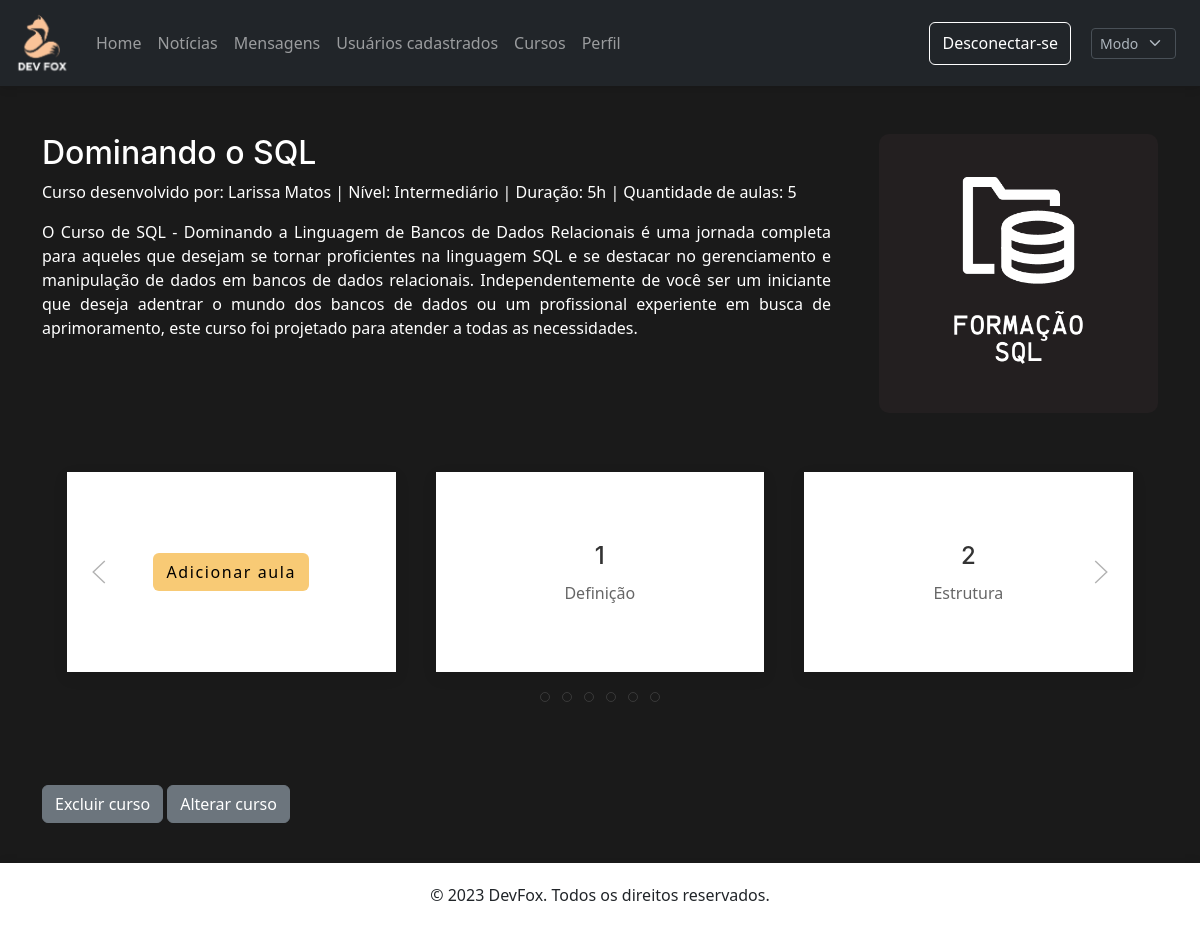
The app's page /admin/curso.php?id=7 (signed in) with its own data.
### tables this page shows
CREATE TABLE `modo` (
  `fundo` varchar(20) NOT NULL,
  `tema` varchar(20) NOT NULL,
  `imagem` varchar(50) NOT NULL,
  `botao` varchar(20) NOT NULL,
  `fonte` varchar(20) NOT NULL
);

CREATE TABLE `curso` (
  `idCurso` int(11) NOT NULL,
  `tituloCurso` varchar(200) NOT NULL,
  `profCurso` varchar(200) NOT NULL,
  `imgCurso` varchar(1000) NOT NULL,
  `nivelCurso` varchar(50) NOT NULL,
  `duracaoCurso` varchar(20) NOT NULL,
  `descricaoCurso` varchar(2000) NOT NULL,
  `numAulasCurso` int(11) NOT NULL
);

CREATE TABLE `aula` (
  `idAula` int(11) NOT NULL,
  `tituloAula` varchar(200) NOT NULL,
  `imgAula` varchar(1000) NOT NULL,
  `videoAula` varchar(2000) NOT NULL,
  `textoAula` varchar(10000) NOT NULL,
  `idCurso` int(11) NOT NULL
);

### modo.php (called while the page is built)
<?php
        include('../conexao.php');
        $consulta = $connection->query('SELECT tema, imagem FROM modo');
        while ($linha = $consulta->fetch()) {
            $tema = $linha['tema'];
            $imagem = $linha['imagem'];
        }
?>

### admin/curso.php (the view, shortened to what this page needs)
<!DOCTYPE html>
<html lang="en">
<head>
    <?php
        include("../links.php");
    ?>
    <?php
        include('../modo.php');
    ?>
    <?php
        $id = $_GET['id'];
        $consulta2 = $connection->query("SELECT tituloCurso, profCurso, imgCurso, nivelCurso, duracaoCurso, descricaoCurso, numAulasCurso FROM curso WHERE idCurso = $id");
        while ($linha = $consulta2->fetch()) {
            $titulo = $linha['tituloCurso'];
            $professor = $linha['profCurso'];
            $img = $linha['imgCurso'];
            $nivel = $linha['nivelCurso'];
            $duracao = $linha['duracaoCurso'];
            $descricao = $linha['descricaoCurso'];
            $numAulas = $linha['numAulasCurso'];
        }
    ?>
    <?php
        $consulta3 = $connection->query("SELECT idAula, tituloAula FROM aula WHERE idCurso = $id");
    ?>
    <link rel="stylesheet" href="../css/admin.php">
    <link rel="stylesheet" href="../css/card.css">
</head>
<body>
    <?php
        include("./header.php");
    ?>
    <div class="container mt-5">
        <div class="clearfix">
            <img src="<?=$img?>" class="col-md-3 float-md-end mb-5 ms-md-5" style="border-radius: 10px">
            <h2 class="curso-title"><?=$titulo?></h2>
            <p class="curso-text">Curso desenvolvido por: <?=$professor?> | Nível: <?=$nivel?> | Duração: <?=$duracao?> | Quantidade de aulas: <?=$numAulas?></p>
            <div class="curso-text" style="text-align: justify"><?=$descricao?></div>
        </div>
        <div class="uk-slider-container-offset" style="margin: auto" uk-slider>
            <div class="uk-position-relative uk-visible-toggle" tabindex="-1">
                <ul class="uk-slider-items uk-child-width-1-3@s uk-grid">
                    <li>
                        <div class="uk-card uk-card-default card-layout">
                            <div style="height: 200px" class="uk-card-body uk-flex uk-flex-middle uk-flex-center">
                                <a class="btn card-btn" style="color: black" href="./adicionar-aula.php?id=<?=$id?>">
                                Adicionar aula
                                </a>
                            </div>
                        </div>
                    </li>
                    <?php
                        $i = 1;
                        while($linha = $consulta3->fetch()) {
                    ?>
                    <li>
                        <a class="curso-btn" href="./aula.php?id=<?=$linha['idAula']?>&titulo=<?=$titulo?>&num=<?=$i?>">
                        <div class="uk-card uk-card-default card-layout uk-flex uk-flex-middle uk-flex-center" style="height: 200px">
                            <div class="uk-card-body">
                                <h3 class="text-center uk-card-title"><?=$i?></h3>
                                <p class="text-center"><?=$linha['tituloAula']?></p>
                            </div>
                        </div>
                        </a>
                    </li>
                    <?php
                        $i = $i + 1;
                        }
                    ?>
                </ul>
                <a class="uk-position-center-left uk-position-small" href="#" uk-slidenav-previous uk-slider-item="previous"></a>
                <a class="uk-position-center-right uk-position-small" href="#" uk-slidenav-next uk-slider-item="next"></a>
            </div>
            <ul class="uk-slider-nav uk-dotnav uk-flex-center uk-margin"></ul>
        </div>
        <br>
        <p class="d-inline-flex gap-1">
            <a href="./excluir-curso.php?id=<?=$id?>" class="btn btn-secondary" role="button">Excluir curso</a>
            <a href="./alterar-curso.php?id=<?=$id?>" class="btn btn-secondary" role="button">Alterar curso</a>
        </p>
    </div>
    <br>
    <?php
        include('./footer.php');
    ?>
</body>
</html>

### admin/header.php (shortened to what this page needs)
<nav class="navbar navbar-expand-lg bg-<?=$tema?>" style="box-shadow: 0px 1px 10px rgba(0, 0, 0, 0.141)" data-bs-theme="<?=$tema?>">
  <div class="container-fluid">
    <a class="navbar-brand" href="./index.php"><img src="<?=$imagem?>" alt="Logo" width="60px" height="48px" class="animate__animated animate__tada"></a>
    <div class="collapse navbar-collapse animate__animated animate__slideInLeft" id="navbarNavAltMarkup">
      <div class="navbar-nav">
        <a class="nav-link" href="./index.php">Home</a>
        <a class="nav-link" href="./index.php#noticias">Notícias</a>
        <a class="nav-link" href="./contato.php">Mensagens</a>
        <a class="nav-link" href="./registros.php">Usuários cadastrados</a>
        <a class="nav-link" href="./cursos.php">Cursos</a>
        <a class="nav-link" data-bs-toggle="offcanvas" href="#offcanvasPerfil" aria-controls="offcanvasPerfil">Perfil</a>
      </div>
    </div>
    <div class="d-grid gap-2 d-md-flex justify-content-md-end animate__animated animate__slideInRight">
      <button class="btn btn-outline-primary btn-border-bg" type="button"><a class="nav-link" href="../logout.php">Desconectar-se</a></button>
      <button type="button" class="btn btn-special">
        <form action="../alterar-modo.php" method="post">
          <select class="form-select form-select-sm" aria-label="Default select example" name="mode" onchange="this.form.submit()">
            <option selected>Modo</option>
          </select>
        </form>
      </button>
    </div>
  </div>
</nav>

### css/card.css (style rules this page uses)
.card-layout { overflow: hidden; transition: 0.2s; cursor: pointer; }
.card-btn { background-color: #f8ca75; transition: 0.2s; letter-spacing: 0.1rem; }
.curso-btn, .curso-btn:hover { text-decoration: none; }

### records on screen
modo: imagem (picture)
curso: imgCurso (picture), tituloCurso "Dominando o SQL", profCurso "Larissa Matos", nivelCurso "Intermediário", duracaoCurso "5h", numAulasCurso "5", descricaoCurso "O Curso de SQL - Dominando a Linguagem de Bancos de Dados Relacionais é uma jornada completa para aqueles que desejam se tornar proficientes na linguagem SQL e se destacar no gerenciamento e manipulação de dados em bancos de dados relacionais. Independentemente de você ser um iniciante que deseja adentrar o mundo dos bancos de dados ou um profissional experiente em busca de aprimoramento, este curso foi projetado para atender a todas as necessidades."
aula: tituloAula "Definição"
aula: tituloAula "Estrutura"
